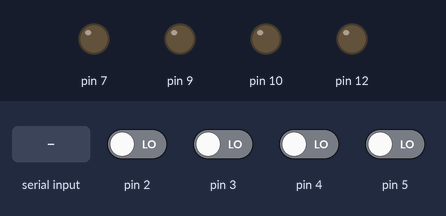
Recording of a sketch running on a simulated Arduino Uno, built with avr-gcc and run on an emulated ATmega328P. On the bench: output pins drawn as LEDs (lit = HIGH). Inputs (shaded band) come from the test bench; at power-on: pin 2–5 LOW.

Above: at 1.2 s.
1.3 s: "90,45\n" received over Serial
At 1.8 s:
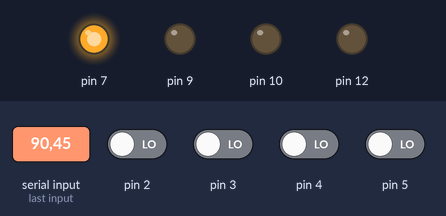
Timing chart, 0 to 4.3 s (numbered marks = the images above; inputs shaded):
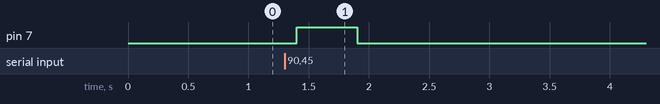

The sketch:

Khobau_RFID.ino
```cpp
// variables to keep state
int readVal = 0; // individual character read from serial
unsigned int readData[10]; // data read from serial
int counter = -1; // counter to keep position in the buffer
char tagId[11]; // final tag ID converted to a string
long tagId_dec;
//guide 5
long authorizedTags[26]={
11690612,
11690609,
11690546,
11714619,
11714687,
11678945,
11690811,
11691005,
11690802,
11690789,
11690780,
11690983,
11680467,
11690758,
11690714,
11690400,
11701256,
11701249,
11842136,
2147483647,
2147483647,
2147483647,
2147483647,
2147483647,
2147483647,
2147483647
}; // array to hold the list of authorized tags


void setup() {
  Serial.begin(9600);
  pinMode(9,OUTPUT);
  pinMode(10,OUTPUT);
  pinMode(12,OUTPUT);
  pinMode(7,OUTPUT);
  pinMode(2,INPUT);
  pinMode(3,INPUT);
  pinMode(4,INPUT);
  pinMode(5,INPUT);

}

// check if the tag ID we just read is any of the authorized tags
int checkTag() {

  int i;
  for (i = 0; i < 26; ++i) {
    if (tagId_dec == authorizedTags[i]) {
      return 1;
    }
  }
  return 0;
}

// convert the int values read from serial to ASCII chars
void parseTag() {
  int i;
  for (i = 0; i < 10; ++i) {
    tagId[i] = readData[i];
  }
  tagId[10] = 0;
  //convert hex string into long decimal
  String hexstring = String(tagId);
  tagId_dec = strtol(hexstring.c_str(), NULL, 16);
}

// once a whole tag is read, process it
void processTag() {
  // convert id to a string
  parseTag();
  // print it
}

void printTag() {
  Serial.print("Tag value: ");

  Serial.println(tagId_dec);
}

// perform an action when an authorized tag was read
void tagSuccess() {
  Serial.println("Tag authorized.");
  delay(500);
}
// inform the user that the tag is not authorized
void tagFailed() {
  Serial.println("Unauthorized access!");
  delay(500);
}

// this function clears the rest of data on the serial, to prevent multiple scans
void clearSerial() {
  while (Serial.read() >= 0) {
    ; // do nothing
  }
}

long readTag(){
  while (Serial.available() > 0) {
  delay(100);
  digitalWrite(7,HIGH);

  // read the incoming byte:
     int value = Serial.read();
  // a "2" signals the beginning of a tag
    if (value == 2) {
      counter = 0; // start reading
    }
    // a "3" signals the end of a tag
    else if (value == 3) {
      // process the tag we just read
      processTag();

      // clear serial to prevent multiple reads
      clearSerial();

      // reset reading state
      counter = -1;
    }
    // if we are in the middle of reading a tag
    else if (counter >= 0) {
      // save valuee
      readData[counter] = value;

      // increment counter
      ++counter;
    }
  }
  digitalWrite(7,LOW);
  return tagId_dec;
  clearSerial();
}

void winner(){
  digitalWrite(7,HIGH);
  digitalWrite(12,HIGH);
  digitalWrite(10,HIGH);
    while(1){
  digitalWrite(9,HIGH);
  delay(100);
  digitalWrite(9,LOW);
  delay(100);
    }
}
void loop() {
  digitalWrite(12,LOW);
  int tag1 = digitalRead(2);
  int tag2 = digitalRead(3);
  int tag3 = digitalRead(4);
  int tag4 = digitalRead(5);

  if(Serial.available()>0){
 long ID = readTag();
  if(checkTag()==1 && tag1==1 && tag2==1 && tag3==1 && tag4==1){
  winner();
  }
  else{
  digitalWrite(9,LOW);
  digitalWrite(10,LOW);
}
  }
}
```

Measured:
- after the input at 1.3 s, pin 7: LOW → HIGH after 0.10 s, → LOW 0.50 s later
